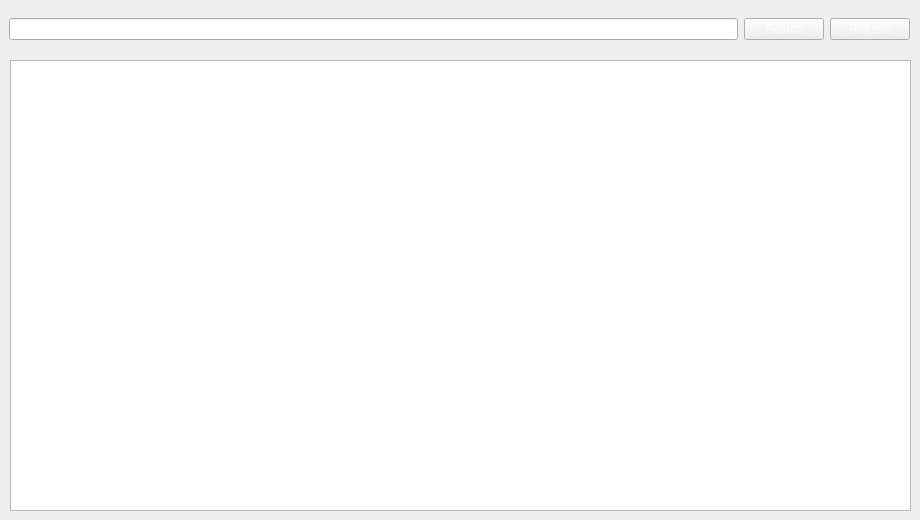
    <widget class="QWidget" name="tab">
     <attribute name="title">
      <string>List Of All Books</string>
     </attribute>
     <widget class="QWidget" name="gridLayoutWidget_2">
      <property name="geometry">
       <rect>
        <x>9</x>
        <y>9</y>
        <width>901</width>
        <height>41</height>
       </rect>
      </property>
      <layout class="QGridLayout" name="gridLayout_2">
       <item row="0" column="0">
        <widget class="QLineEdit" name="lineEdit">
         <property name="styleSheet">
          <string notr="true">color: rgb(255, 255, 255);
border-color: rgb(255, 255, 255);</string>
         </property>
         <property name="placeholderText">
          <string>Enter name of book</string>
         </property>
        </widget>
       </item>
       <item row="0" column="1">
        <widget class="QPushButton" name="pushButton_7">
         <property name="styleSheet">
          <string notr="true">color: rgb(255, 255, 255);</string>
         </property>
         <property name="text">
          <string>Search</string>
         </property>
         <property name="icon">
          <iconset resource="res.qrc">
           <normaloff>:/newPrefix/icons/icons8-search-64.png</normaloff>:/newPrefix/icons/icons8-search-64.png</iconset>
         </property>
         <property name="iconSize">
          <size>
           <width>32</width>
           <height>32</height>
          </size>
         </property>
        </widget>
       </item>
       <item row="0" column="2">
        <widget class="QPushButton" name="pushButton_9">
         <property name="styleSheet">
          <string notr="true">color: rgb(255, 255, 255);</string>
         </property>
         <property name="text">
          <string>Refresh</string>
         </property>
         <property name="icon">
          <iconset resource="res.qrc">
           <normaloff>:/newPrefix/icons/icons8-synchronize-64.png</normaloff>:/newPrefix/icons/icons8-synchronize-64.png</iconset>
         </property>
         <property name="iconSize">
          <size>
           <width>32</width>
           <height>32</height>
          </size>
         </property>
        </widget>
       </item>
      </layout>
     </widget>
     <widget class="QTableWidget" name="tableWidget_2">
      <property name="geometry">
       <rect>
        <x>10</x>
        <y>60</y>
        <width>901</width>
        <height>451</height>
       </rect>
      </property>
     </widget>
    </widget>
